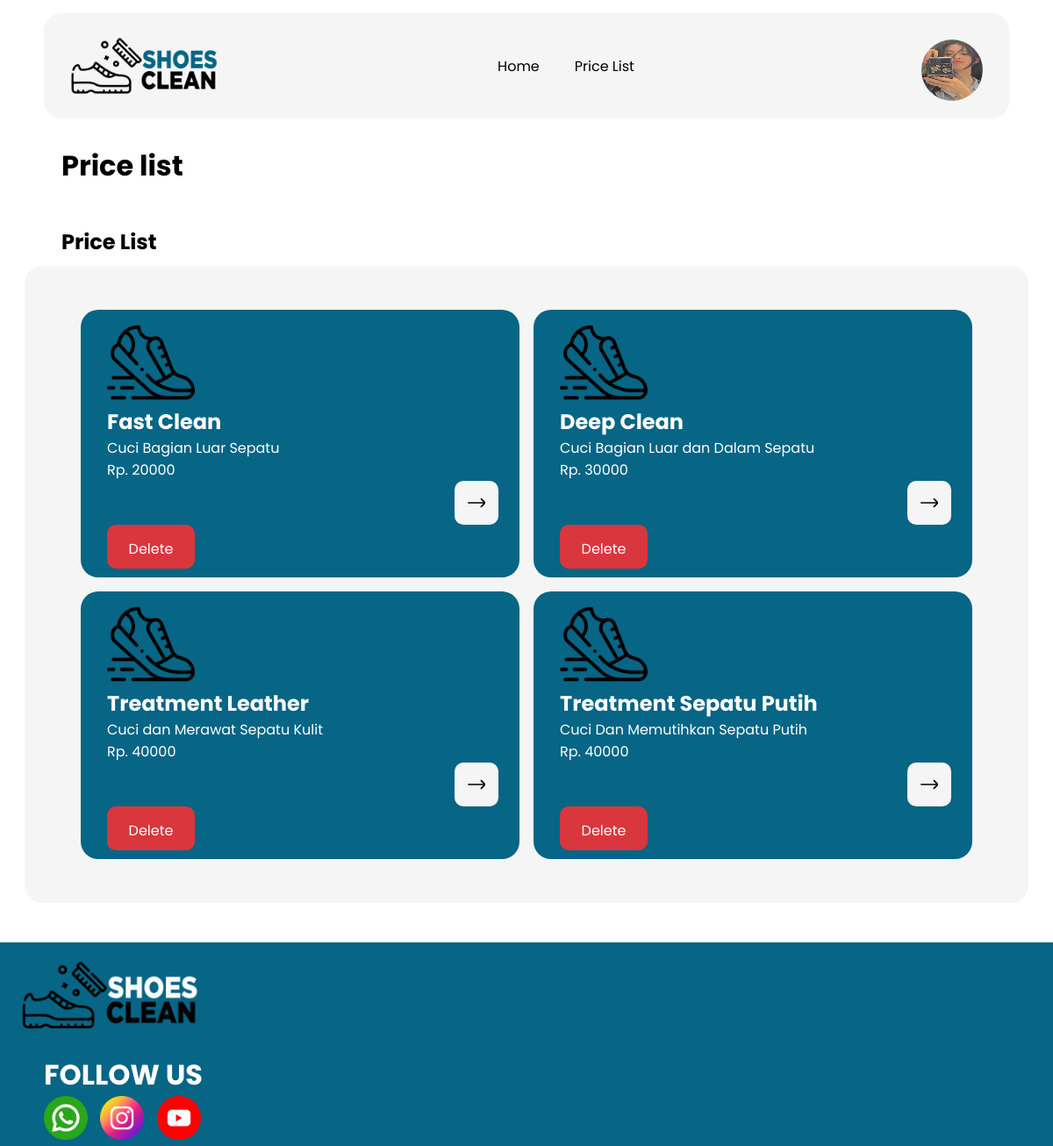
Screenshot of /pricelist.php (signed in) with the database file from the repository.
### tables this page shows
CREATE TABLE `user` (
  `userid` int(50) NOT NULL,
  `username` varchar(100) NOT NULL,
  `password_user` varchar(255) NOT NULL,
  `usertype` varchar(50) NOT NULL,
  `fullname` varchar(100) NOT NULL,
  `userphoto` varchar(225) NOT NULL DEFAULT 'default.png'
);

CREATE TABLE `paket` (
  `id_paket` int(11) NOT NULL,
  `nama_paket` varchar(100) NOT NULL,
  `deskripsi_paket` text NOT NULL,
  `harga_paket` int(11) NOT NULL
);

### pricelist.php (the view, shortened to what this page needs)
<!DOCTYPE html>
<html lang="en">
<head>
    <link rel="stylesheet" href="css/style.css">
</head>
<body>
    <div class="container">
        <div class="header">
            <div class="navbar">
                    <img class="logo" src="assets/logo.png">
                    <ul>
                        <li class="list"><a href="index.php">Home</a></li>
                        <li class="list"><a href="#">Price List</a></li>
                    </ul>
                    <?php
                    include "connection.php";
                    $query = "SELECT * FROM user WHERE userid= '$_SESSION[userid]'";
                    $user = mysqli_query($db_connection, $query);
                    $data = mysqli_fetch_assoc($user);
                    ?>
                    <a href="change_photo.php">
                        <img class="profile" src="upload/user/<?= $data['userphoto']; ?>">
                    </a>
            </div>
        </div>
        <div class="content">
            <h1 class="title">Price list</h1>
            <br>
            <h2 class="title">Price List</h2>
            <div class="container-card">
                <?php
                include "connection.php";
                $query = "SELECT * FROM paket";
                $paket = mysqli_query($db_connection, $query);
                foreach ($paket as $data):
                ?>
                <div class="card">
                    <a href="booking.php?id=<?php echo $data['id_paket']?>" style="text-decoration:none; color:white;">
                    <img src="assets/shoes.png" class="img-content">
                    <h2><?php echo $data['nama_paket']; ?></h2>
                    <p><?php echo $data['deskripsi_paket']; ?></p>
                    <p>Rp. <?php echo $data['harga_paket']; ?></p>
                    </a>
                    <a class="btn-price" href="booking.php?id=<?php echo $data['id_paket']?>">
                        <img class="arrow-price" src="assets/arrow-right.svg" alt="">
                    </a>
                    <?php if ($_SESSION['usertype'] == 'Admin') { ?>
                    <a href="delete_paket.php?id=<?=$data['id_paket']?>"onclick= "return confirm('Are you sure?')" class="btn-del">Delete</a>
                    <?php } ?>
                </div>
                <?php endforeach;?>
            </div>
        <br>
        </div>
    </div>
    <footer>
            <img class="logo-footer" src="assets/logo2.png">
        <div class="follow">
            <h1>FOLLOW US</h1>
            <div class="sosmed">
                <img src="assets/whatsapp (1).png" class="img-footer">
                <img src="assets/instagram.png" class="img-footer">
                <img src="assets/youtube (1).png" class="img-footer">
            </div>
        </div>
    </footer>
</body>
</html>

### css/style.css (style rules this page uses)
* { margin: 0; padding: 0; }
html { font-family: 'Poppins', sans-serif; }
.container { width: 100%; height: 100%; }
.header { position: sticky; width: 100%; padding-top: 15px; justify-content: center; }
.navbar { padding: 10px; display: flex; justify-content: space-evenly; top: 50px; width: 90%; height: 100px; margin: auto; border-radius: 20px; background-color: #f5f5f5; }
.navbar ul { display: flex; width: 100%; height: 100%; object-fit: cover; justify-content: center; align-items: center; border-radius: 10px; }
.navbar .list { font-family: 'Poppins'; text-decoration: none; list-style-type: none; transition-delay: .1s; border-radius: 10px; transition: .5s ease-in-out; }
.navbar a { padding: 15px; margin: 5px; text-decoration: none; color: black; transition: .5s ease-in-out; border-radius: 10px; }
.btn-del { width: 70px; height: 20px; padding: 15px; text-decoration: none; color: #fff; background-color: #da363e; transition: .5s ease-in-out; border-radius: 10px; text-align: center; }
.navbar .profile { margin: auto; border-radius: 50%; width: 70px; height: 70px; align-items: center; }
.content { height: 100%; padding: 20px; }
.container-card { margin: auto; width: 90%; background-color: #f5f5f5; border-radius: 20px; display: grid; grid-template-columns: repeat(auto-fill, minmax(500px, auto)); grid-gap: 1rem; padding: 50px; justify-content: center; }
.card { display: grid; background-color: #076585; text-decoration: none; color: white; padding: 10px 30px; border-radius: 20px; transition: .2s ease-in-out; }
.card .img-content { display: flex; left: 30px; width: 100px; height: 100px; }
.card .btn-price { position: relative; top: .2%; left: 90%; }
.btn-price { display: flex; justify-content: center; align-items: center; width: 50px; height: 50px; background-color: #f5f5f5; border-radius: 10px; bottom: 10px; }
.arrow-price { justify-content: center; align-items: center; width: 20px; height: 20px; }
.title { margin: 10px 50px; }
footer { width: 100%; height: 100%; background-color: #076585; }
.logo-footer { width: 20%; }
.follow { margin-left: 50px; color: #fff; }
.img-footer { width: 50px; margin-right: 10px; }

### rows the page displays
user: userphoto (picture)
paket: nama_paket "Fast Clean", deskripsi_paket "Cuci Bagian Luar Sepatu", harga_paket "20000"
paket: nama_paket "Deep Clean", deskripsi_paket "Cuci Bagian Luar dan Dalam Sepatu", harga_paket "30000"
paket: nama_paket "Treatment Leather", deskripsi_paket "Cuci dan Merawat Sepatu Kulit", harga_paket "40000"
paket: nama_paket "Treatment Sepatu Putih", deskripsi_paket "Cuci Dan Memutihkan Sepatu Putih", harga_paket "40000"
